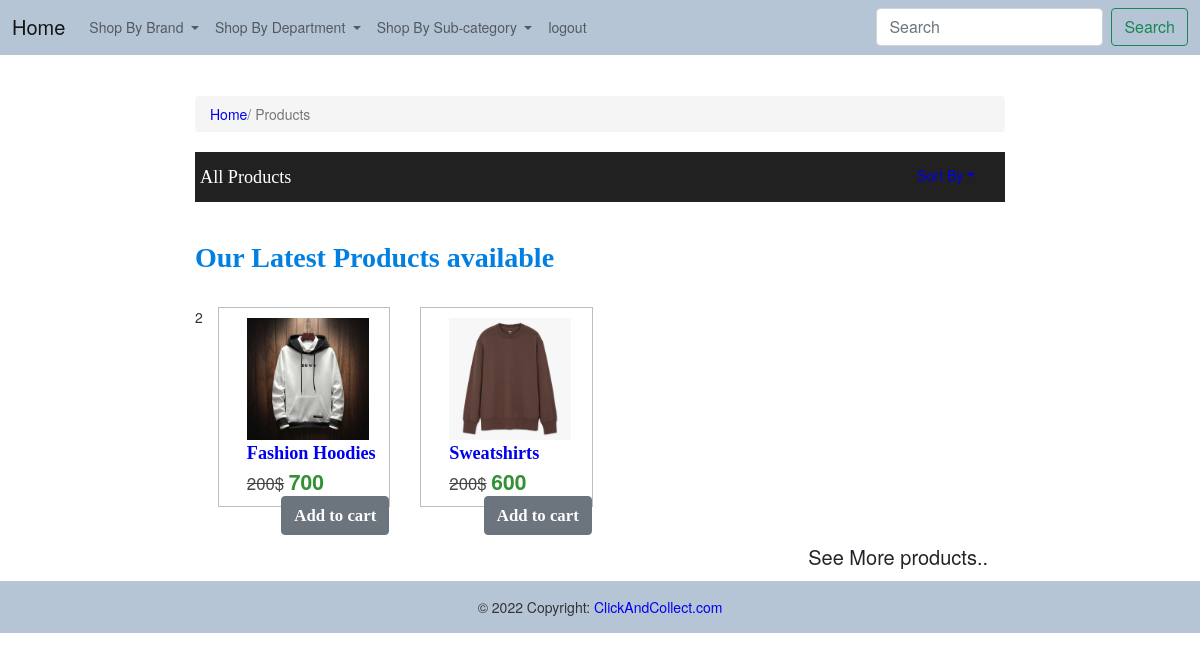
/index.php?sub_id=2, run on the app's committed database.
### tables this page shows
CREATE TABLE IF NOT EXISTS `products` (
  `p_id` int(11) NOT NULL AUTO_INCREMENT,
  `name` varchar(100) DEFAULT NULL,
  `b_id` int(11) DEFAULT NULL,
  `sub_id` int(11) DEFAULT NULL,
  `size` varchar(100) DEFAULT NULL,
  `description` varchar(200) DEFAULT NULL,
  `price` double DEFAULT NULL,
  `quantity` int(11) DEFAULT NULL,
  `status` int(11) NOT NULL,
  PRIMARY KEY (`p_id`),
  KEY `FK_brand1` (`b_id`),
  KEY `FK_catagory1` (`sub_id`)
);

CREATE TABLE IF NOT EXISTS `images` (
  `e_id` int(11) NOT NULL AUTO_INCREMENT,
  `p_id` int(11) DEFAULT NULL,
  `image` varchar(200) DEFAULT NULL,
  PRIMARY KEY (`e_id`),
  KEY `FK_image` (`p_id`)
);

### index.php (the view, shortened to what this page needs)
<!DOCTYPE html>
<html>
<head>
  <link type="text/css" rel="stylesheet" href="css/font-awesome.min.css" />
  <link rel="stylesheet" href="https://stackpath.bootstrapcdn.com/bootstrap/5.0.0-alpha1/css/bootstrap.min.css">
  <link type="text/css" rel="stylesheet" href="css/font-awesome.min.css" />
  <link href="https://cdn.jsdelivr.net/npm/bootstrap@5.0.2/dist/css/bootstrap.min.css" rel="stylesheet">
  <link href="customer/include/style.css" rel="stylesheet" />
  <link href="customer/include/style2.css" rel="stylesheet" />
</head>
<body>
<div class="b">
    <?php include 'customer/include/navbar.php' ?>
</div>
<div class="content-area prodcuts">
<div class="row">
    <div class="container pro">
    <div class="col-sm-2 col-md-2 col-lg-2 ml-7"></div>
        <div class="col-sm-10 col-md-10 col-lg-10">
            <ol class="breadcrumb breadcrumb1">
                <li><a href="index.php">Home</a></li>
                <li class="active"> / Products</li>
            </ol>
            <div class="product-top">
                <h4>All Products</h4>
                <ul>
                    <li class="dropdown head-dpdn">
                        <a href="#" class="dropdown-toggle" data-toggle="dropdown">Sort By<span class="caret"></span></a>
                    </li>
                </ul>
                <div class="clearfix"> </div>
            </div>
            <div class="all-products ">
                <div class="">
                    <h2 class="title-div wow slideInRight" data-wow-duration="1s" data-wow-delay="0s" data-wow-offset="10">Our Latest Products available</h2>
                    <div class="products">
                        <div class="row">
                             <?php
                             include 'connection.php';
                             if(isset($_REQUEST['sub_id'])){
                                $sid = $_REQUEST['sub_id'];
                             echo $sid;
                            $query = "select * FROM products where sub_id = $sid and status=1";
                            }
                             $result = mysqli_query($con,$query);
                             $i= 1;
                             while($row = mysqli_fetch_array($result)){
                                $id = $row['p_id'];
                             ?>
                                  <div class="col-md-3">
                                    <div class="product-item">
                                        <div class="product-borde-inner">
                                            <a href="product_single.php?id=<?php echo $id;?>">
                                            <?php $query1 = "SELECT * FROM images where p_id = $id";
                                             $result1 = mysqli_query($con,$query1);
                                             $row1 = mysqli_fetch_array($result1)  ?>
                                                <img src="images/<?php echo $row1['image']; ?>" width="150" height="150" class="img img-responsive"/>
                                            </a>
                                            <div class="product-price">
                                                <a style= "text-decoration: none;" href="product_single.php?id=<?php echo $id;?>"><?php echo $row['name'];?></a><br />
                                                <span class="prev-price">
                                                    <del>200$</del>
                                                </span>
                                                <span class="current-price">
                                                      <?php echo $row['price'];?>
                                                </span>
                                                <a  style= "text-decoration: none;" href="cart.php"  class="btn btn-secondary text-center add-to-cart pull-right">
                                                Add to cart
                                            </a>
                                            </div>
                                        </div>
                                    </div>
                                </div>
                             <?php $i++; } ?>
                        </div>
                        <a class="btn btn-blue btn-lg pull-right btn-more wow slideInRight" data-wow-duration="1s" data-wow-delay="0s" data-wow-offset="10">
                            <span>See More products.. </span>
                        </a>
                    </div>
                </div>
            </div>
        </div>
    </div>
</div>
</div>
<?php include 'customer/include/footer.php' ?>
</body>
</html>

### customer/include/style.css (style rules this page uses)
.b { background-color: #b6c5d5!important; }
body { background-color: #f8f9fa; }
.row { margin-right: -15px; margin-left: -15px; }
* { -webkit-box-sizing: border-box; -moz-box-sizing: border-box; box-sizing: border-box; }
div { display: block; }
a { color: #3a2bd3; -webkit-transition: all 0.3s ease; transition: all 0.3s ease; }
a { background-color: transparent; }
a { color: #337ab7; text-decoration: none; text-decoration-line: none; text-decoration-thickness: none; text-decoration-style: none; text-decoration-color: none; }
ol, ul { margin-top: 0; margin-bottom: 10px; }
.h2, h2 { font-size: 30px; }
.h1, .h2, .h3, h1, h2, h3 { margin-top: 20px; margin-bottom: 10px; }
.h1, .h2, .h3, .h4, .h5, .h6, h1, h2, h3, h4, h5, h6 { font-family: inherit; font-weight: 500; line-height: 1.1; color: inherit; }
li { display: list-item; text-align: -webkit-match-parent; }
.pull-right { float: right!important; }

### index.php (style rules this page uses)
.pro { padding-left:15%; }
a { text-decoration: none; text-decoration-line: none; text-decoration-thickness: initial; text-decoration-style: initial; text-decoration-color: initial; }

### data on the page
products: images.image (picture), name "Fashion Hoodies", price "700"
products: images.image (picture), name "Sweatshirts", price "600"

### other printed values
$sid "2"
